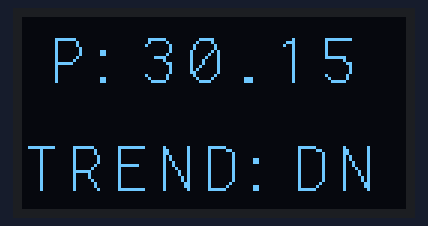
A program run on a simulated MicroPython board. Shown: 128×64 one-colour display. Library files of the repository ran but are not shown: ssd1306.py; what the program prints to the serial console is not drawn.

Above: at 0.6 s.

The program:

example.py
```python
from machine import Pin, I2C #SoftI2C
import time
import ssd1306

# Set I2C on IO0 and IO1
i2c1 = I2C(1,sda=Pin(2), scl=Pin(3),freq=400000)

# Using default address 0x3C
display = ssd1306.SSD1306_I2C(128, 64, i2c1)

# Fill White Background
display.fill(1)

# Draw a outlined rectangle
display.fill_rect(4, 4, 32, 32, 0)
display.fill_rect(4, 8, 24, 16, 1)

# Display normal text
#display.text('Hello World', 4, 12, 0)

# Update Display
#display.show()
display.clear()
col=0
# Main loop
while True:

    # Wait 2 seconds
    print("initial delay")
    time.sleep(0.5)

    # Clear Background
#     display.clear()

    # Display text with default font size (2)
    #display.wrap("ABC", 28, 8)

    # Display text with font size 3
    #display.wrap("ABC", 28, 24, 3)

    # Display bold text
    #display.bold_text("1234", 28, 48, 1)

    # Draw some vertical lines
    """display.vline(9, 8, 40, 1)
    display.vline(16, 2, 40, 1)
    display.vline(40, 8, 40, 1)
    display.vline(105, 8, 40, 1)
    display.vline(112, 2, 40, 1)
    display.vline(119, 8, 40, 1)"""

    # Update Display
    #display.show()

    # Wait 2 seconds
    #time.sleep(2)

    # Fill White Background
    #display.fill(1)
    row=6

    # Display a text in white background with default font size 4
    display.wrap("P:30.15", 10, row, 3, 1)
    display.wrap("TREND:DN", 1, row+36, 3, 1)
    #display.wrap("RATE:0.003", 1, 50, 2, 1)
    #display.wrap(str(col),90,col+20,3,1)
    #col=col+18
    # Update Display
    display.show()
    print("last line display")
    time.sleep(2)
    #display.fill(1)
    #time.sleep(2)
    #display.clear()
    #time.sleep(2)
```
